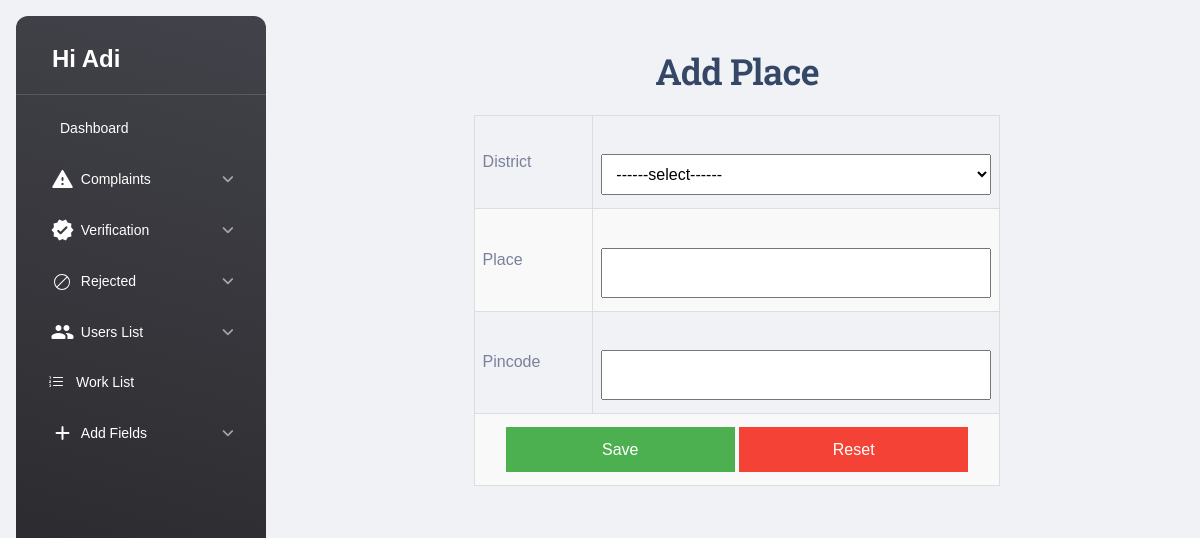
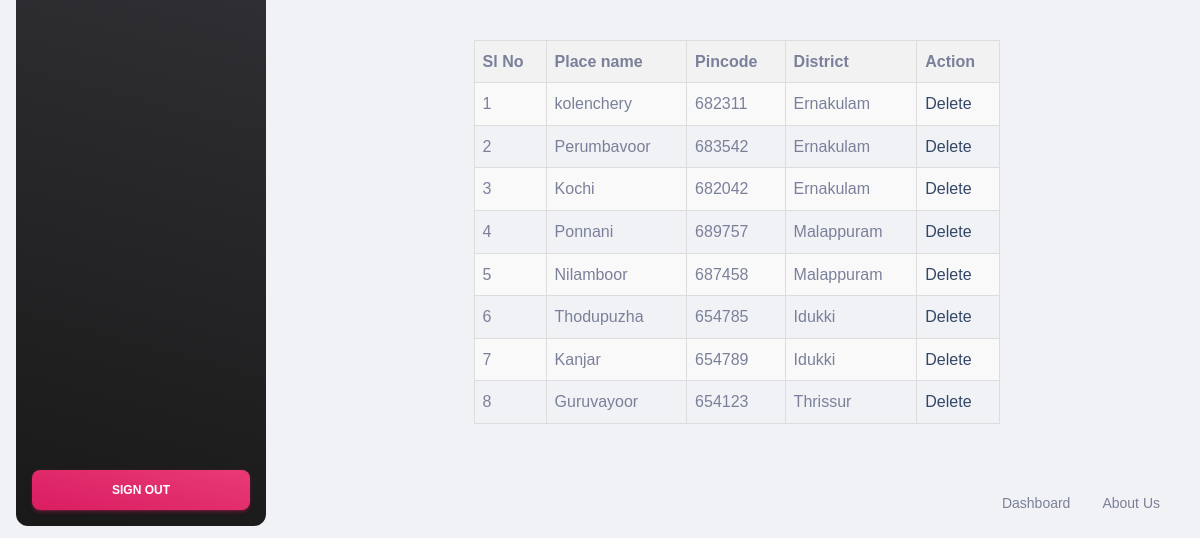
Page /Admin/Place.php (signed in) on the earlier database version (2 pictures, top to bottom).
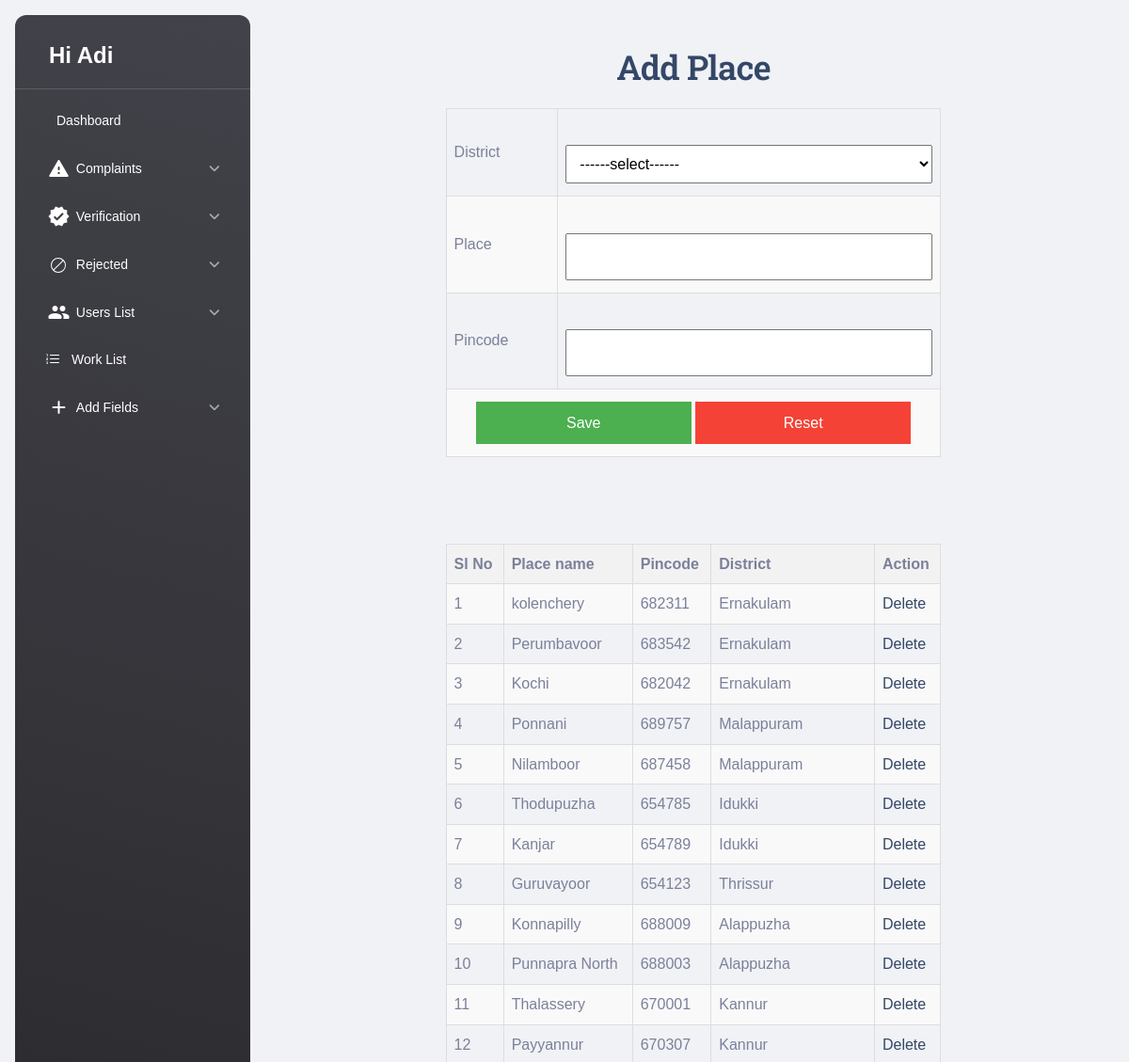
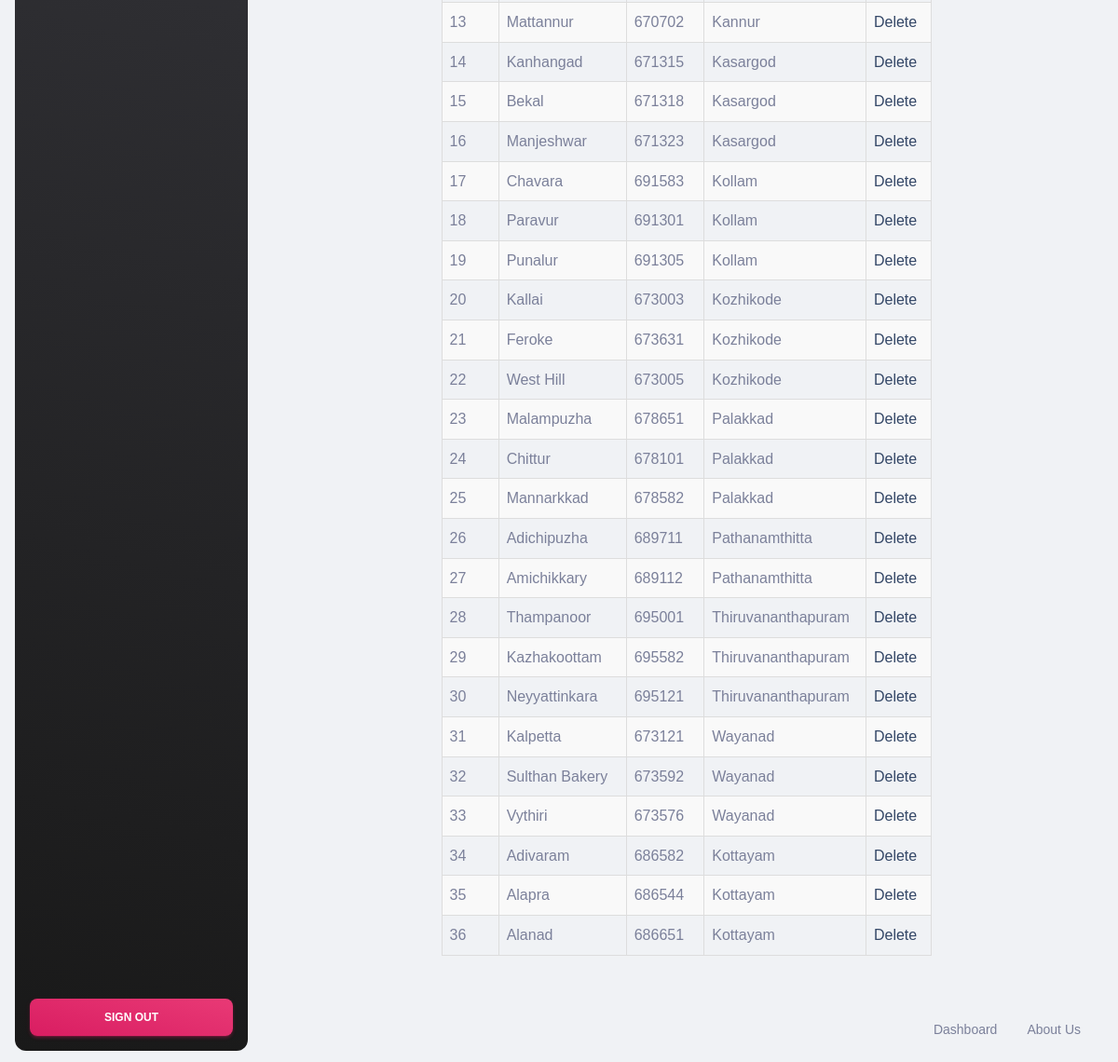
Same page on the later database version (2 pictures, top to bottom).
### tables this page shows
CREATE TABLE `tbl_place` (
  `place_id` int(11) NOT NULL,
  `place_name` varchar(50) NOT NULL,
  `place_pincode` int(11) NOT NULL,
  `district_id` int(11) NOT NULL
);

CREATE TABLE `tbl_district` (
  `district_id` int(11) NOT NULL,
  `district_name` varchar(50) NOT NULL
);

### Admin/Place.php (the view, shortened to what this page needs)
<?php
include('Header.php');
?>
<!DOCTYPE html PUBLIC "-//W3C//DTD XHTML 1.0 Transitional//EN" "http://www.w3.org/TR/xhtml1/DTD/xhtml1-transitional.dtd">
<html xmlns="http://www.w3.org/1999/xhtml">
<head>
</head>
<body>
  <form id="form1" name="form1" method="post" action="">
    <h2 align="center">Add Place</h2>
    <table>
      <tr>
        <td>District</td>
        <td>
          <select name="seldistrict" id="seldistrict">
            <option value="select">------select------</option>
          </select>
        </td>
      </tr>
      <tr>
        <td>Place</td>
        <td>
          <input type="text" name="txt_place" id="txt_place" />
        </td>
      </tr>
      <tr>
        <td>Pincode</td>
        <td>
          <input type="text" name="txt_pincode" id="txt_pincode" />
        </td>
      </tr>
      <tr>
        <td colspan="2" class="center">
          <input type="submit" name="btn_save" id="btn_save" value="Save" />
          <input type="reset" name="btn_cancel" id="btn_cancel" value="Reset" />
        </td>
      </tr>
    </table>
    <br><br>
    <table>
      <tr>
        <th>Sl No</th>
        <th>Place name</th>
        <th>Pincode</th>
        <th>District</th>
        <th>Action</th>
      </tr>
      <?php
      $selqry = "select * from tbl_place p inner join tbl_district d on p.district_id=d.district_id";
      $place = $con->query($selqry);
      $i = 0;
      while ($data = $place->fetch_assoc()) {
        $i++;
      ?>
        <tr>
          <td><?php echo $i ?></td>
          <td><?php echo $data['place_name'] ?></td>
          <td><?php echo $data['place_pincode'] ?></td>
          <td><?php echo $data['district_name'] ?></td>
          <td><a href="Place.php?did=<?php echo $data['place_id']; ?>">Delete</a></td>
        </tr>
      <?php
      }
      ?>
    </table>
  </form>
</body>
<?php
include('Footer.php');
?>
</html>

### Admin/Header.php (shortened to what this page needs)
<!DOCTYPE html>
<html lang="en">
<head>
  <link href="../Asset/Templates/Admin/assets/css/nucleo-icons.css" rel="stylesheet" />
  <link href="../Asset/Templates/Admin/assets/css/nucleo-svg.css" rel="stylesheet" />
  <link id="pagestyle" href="../Asset/Templates/Admin/assets/css/material-dashboard.css?v=3.0.0" rel="stylesheet" />
</head>
<body class="g-sidenav-show  bg-gray-200">
  <aside class="sidenav navbar navbar-vertical navbar-expand-xs border-0 border-radius-xl my-3 fixed-start ms-3 bg-gradient-dark" id="sidenav-main">
    <div class="sidenav-header">
      <a class="navbar-brand m-0" href="https://demos.creative-tim.com/material-dashboard/pages/dashboard" target="_blank">
        <span class="ms-1 font-weight-bold text-white" style="font-size: x-large;">Hi
          <?php echo $_SESSION['aName'] ?></span>
      </a>
    </div>
    <hr class="horizontal light mt-0 mb-2">
    <div class="collapse navbar-collapse w-auto" id="sidenav-collapse-main">
      <ul class="navbar-nav">
        <li class="nav-item">
          <a class="nav-link text-white " href="HomepageA.php">
            <span class="nav-link-text ms-1">Dashboard</span>
          </a>
        </li>
        <li class="nav-item">
          <a class="nav-link text-white" data-bs-toggle="collapse" href="#complaintsMenu" role="button" aria-expanded="false" aria-controls="complaintsMenu">
            <i class="material-icons opacity-10">report_problem</i>
            <span class="nav-link-text ms-1">Complaints</span>
          </a>
        </li>
        <li class="nav-item">
          <a class="nav-link text-white" data-bs-toggle="collapse" href="#verificationMenu" role="button" aria-expanded="false" aria-controls="verificationMenu">
            <i class="material-icons opacity-10">verified</i>
            <span class="nav-link-text ms-1">Verification</span>
          </a>
        </li>
        <li class="nav-item">
          <a class="nav-link text-white" data-bs-toggle="collapse" href="#unverificationMenu" role="button" aria-expanded="false" aria-controls="verificationMenu">
            <span class="sidenav-mini-icon"><svg xmlns="http://www.w3.org/2000/svg" width="16" height="16" fill="currentColor" class="bi bi-ban" viewBox="0 0 16 16">
                <path d="M15 8a6.97 6.97 0 0 0-1.71-4.584l-9.874 9.875A7 7 0 0 0 15 8M2.71 12.584l9.874-9.875a7 7 0 0 0-9.874 9.874ZM16 8A8 8 0 1 1 0 8a8 8 0 0 1 16 0" />
              </svg></span>
            <span class="nav-link-text ms-1">Rejected</span>
          </a>
        </li>
        <li class="nav-item">
          <a class="nav-link text-white" data-bs-toggle="collapse" href="#usersMenu" role="button" aria-expanded="false" aria-controls="usersMenu">
            <i class="material-icons opacity-10">people</i>
            <span class="nav-link-text ms-1">Users List</span>
          </a>
        </li>
        <li class="nav-item">
          <a class="nav-link text-white " href="Worklist.php">
            <div class="text-white text-center me-2 d-flex align-items-center justify-content-center">
            </div>
            <span class="nav-link-text ms-1">Work List</span>
          </a>
        </li>
        <li class="nav-item">
          <a class="nav-link text-white" data-bs-toggle="collapse" href="#addFieldsMenu" role="button" aria-expanded="false" aria-controls="addFieldsMenu">
            <i class="material-icons opacity-10">add</i>
            <span class="nav-link-text ms-1">Add Fields</span>
          </a>
        </li>
      </ul>
    </div>
    <div class="sidenav-footer position-absolute w-100 bottom-0 ">
      <div class="mx-3">
        <a class="btn bg-gradient-primary mt-4 w-100" href="Logout.php" type="button">Sign out</a>
      </div>
    </div>
  </aside>
  <main class="main-content position-relative max-height-vh-100 h-100 border-radius-lg ">
    <nav class="navbar navbar-main navbar-expand-lg px-0 mx-4 shadow-none border-radius-xl" id="navbarBlur" navbar-scroll="true">
      <div class="container-fluid py-1 px-3">
      </div>
    </nav>
    <div class="container-fluid py-4">
      <div class="row" style="min-height:550px;">

### Admin/Footer.php (shortened to what this page needs)
</div>
</div>
<footer class="footer py-4  ">
  <div class="container-fluid">
    <div class="row align-items-center justify-content-lg-between">
      <div class="col-lg-3">
        <ul class="nav nav-footer justify-content-center justify-content-lg-end">
          <li class="nav-item">
            <a href="HomepageA.php" class="nav-link text-muted" target="_blank">Dashboard</a>
          </li>
          <li class="nav-item">
            <a href="https://www.creative-tim.com/presentation" class="nav-link text-muted" target="_blank">About
              Us</a>
          </li>
        </ul>
      </div>
    </div>
  </div>
</footer>
</main>
</body>
</html>

### Admin/Header.php (style rules this page uses)
.navbar-vertical.navbar-expand-xs .navbar-collapse { display: block; overflow: auto; height: calc(100vh - 200px); }

### Admin/Place.php (style rules this page uses)
body { font-family: Arial, sans-serif; }
table { border-collapse: collapse; margin: 20px auto; width: 60%; }
table, th, td { border: 1px solid #ddd; padding: 8px; }
th { background-color: #f2f2f2; }
tr:nth-child(even) { background-color: #f9f9f9; }
td { text-align: left; }
select, input[type="text"], input[type="submit"], input[type="reset"] { width: 100%; padding: 10px; margin: 5px 0; box-sizing: border-box; }
input[type="submit"], input[type="reset"] { width: 45%; background-color: #4CAF50; color: white; border: none; cursor: pointer; }
input[type="reset"] { background-color: #f44336; }
.center { text-align: center; }

Differences in the rows shown:
added tbl_place: place_name "Konnapilly", place_pincode "688009", district.district_name "Alappuzha"
added tbl_place: place_name "Punnapra North", place_pincode "688003", district.district_name "Alappuzha"
added tbl_place: place_name "Thalassery", place_pincode "670001", district.district_name "Kannur"
added tbl_place: place_name "Payyannur", place_pincode "670307", district.district_name "Kannur"
added tbl_place: place_name "Mattannur", place_pincode "670702", district.district_name "Kannur"
added tbl_place: place_name "Kanhangad", place_pincode "671315", district.district_name "Kasargod"
added tbl_place: place_name "Bekal", place_pincode "671318", district.district_name "Kasargod"
added tbl_place: place_name "Manjeshwar", place_pincode "671323", district.district_name "Kasargod"
added tbl_place: place_name "Chavara", place_pincode "691583", district.district_name "Kollam"
added tbl_place: place_name "Paravur", place_pincode "691301", district.district_name "Kollam"
added tbl_place: place_name "Punalur", place_pincode "691305", district.district_name "Kollam"
added tbl_place: place_name "Kallai", place_pincode "673003", district.district_name "Kozhikode"
added tbl_place: place_name "Feroke", place_pincode "673631", district.district_name "Kozhikode"
added tbl_place: place_name "West Hill", place_pincode "673005", district.district_name "Kozhikode"
added tbl_place: place_name "Malampuzha", place_pincode "678651", district.district_name "Palakkad"
added tbl_place: place_name "Chittur", place_pincode "678101", district.district_name "Palakkad"
added tbl_place: place_name "Mannarkkad", place_pincode "678582", district.district_name "Palakkad"
added tbl_place: place_name "Adichipuzha", place_pincode "689711", district.district_name "Pathanamthitta"
added tbl_place: place_name "Amichikkary", place_pincode "689112", district.district_name "Pathanamthitta"
added tbl_place: place_name "Thampanoor", place_pincode "695001", district.district_name "Thiruvananthapuram"
added tbl_place: place_name "Kazhakoottam", place_pincode "695582", district.district_name "Thiruvananthapuram"
added tbl_place: place_name "Neyyattinkara", place_pincode "695121", district.district_name "Thiruvananthapuram"
added tbl_place: place_name "Kalpetta", place_pincode "673121", district.district_name "Wayanad"
added tbl_place: place_name "Sulthan Bakery", place_pincode "673592", district.district_name "Wayanad"
added tbl_place: place_name "Vythiri", place_pincode "673576", district.district_name "Wayanad"
added tbl_place: place_name "Adivaram", place_pincode "686582", district.district_name "Kottayam"
added tbl_place: place_name "Alapra", place_pincode "686544", district.district_name "Kottayam"
added tbl_place: place_name "Alanad", place_pincode "686651", district.district_name "Kottayam"
